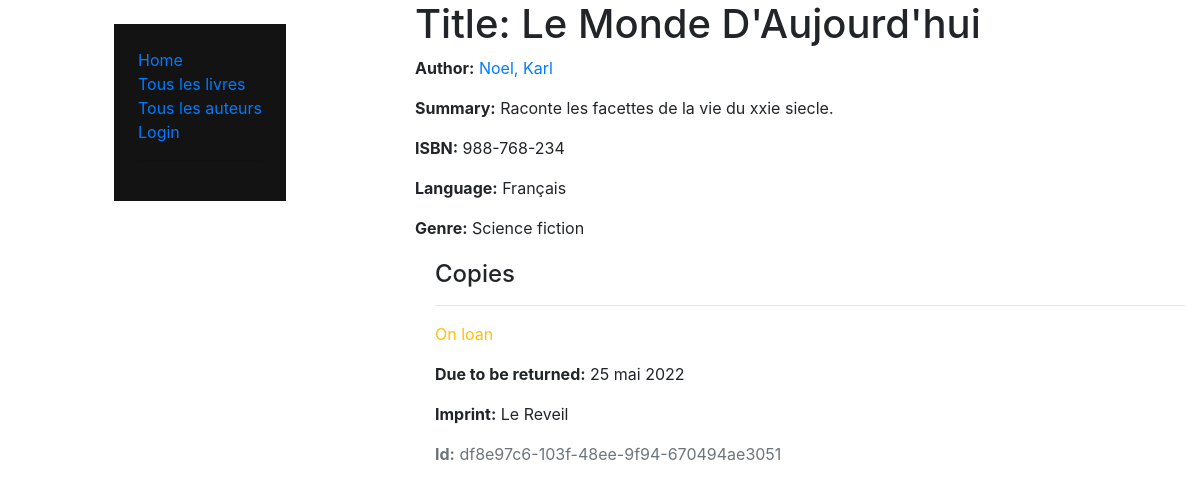
Screenshot of /catalog/books/2/ with the database file from the repository.
### Catalog/models.py (models this page shows, shortened)
class Book(models.Model):
    title = models.CharField(max_length=100)
    author = models.ForeignKey('Author', on_delete=models.CASCADE, null=True)
    summary = models.TextField(max_length=1000, help_text="Entrer une breve description du livre")
    isbn = models.CharField('ISBN', max_length=13, help_text="Saisir le numero ISBN du livre")
    genre = models.ManyToManyField('Genre', help_text="Saisir le genre litteraire du livre")
    language = models.ForeignKey('Language', on_delete=models.SET_NULL, null=True)
    def display_genre(self):
        return ' , '.join(genre.name for genre in self.genre.all()[:3])
    display_genre.short_description = 'Genre'

class Author(models.Model):
    first_name = models.CharField(max_length=150)
    last_name = models.CharField(max_length=150)
    date_of_birth = models.DateField(null=True, blank=True)
    date_of_death = models.DateField('Died', blank=True, null=True)
    class Meta:
        ordering = ['last_name', 'first_name']
    def __str__(self):
        return f'{self.last_name}, {self.first_name}'

class Language(models.Model):
    name = models.CharField(max_length=200, help_text='Saisir La Langue ex: French, English, Spanish etc..')
    def __str__(self):
        return self.name

class Genre(models.Model):
    name = models.CharField(max_length=255, help_text="Saisir les genre litteraire disponible(ex: Science fiction)")
    def __str__(self):
        return self.name

class BookInstance(models.Model):
    borrower = models.ForeignKey(User, on_delete=models.SET_NULL, blank=True, null=True)
    id = models.UUIDField(primary_key=True, default=uuid.uuid4, help_text='Unique ID pour ce livre particulier')
    book = models.ForeignKey('Book', on_delete=models.CASCADE, null=True)
    imprint = models.CharField(max_length=200)
    due_back = models.DateField(null=True, blank=True)
    LOAN_STATUS = (
        ('m', 'Maintenance'),
        ('o', 'On loan'),
        ('a', 'Available'),
        ('r', 'Reserved'),
    )
    status = models.CharField(
        max_length=1,
        choices=LOAN_STATUS,
        blank=True,
        default='m',
        help_text='Livres disponibles'
    )
    class Meta:
        ordering = ['due_back']
        permissions = (('can_mark_returned', 'Set book as returned'),)

### Catalog/views.py (the view)
# urls.py: path('books/<int:pk>/', views.BookDetailView.as_view(), name='book-detail'),
class BookDetailView(DetailView):
    model = Book

### Catalog/templates/catalog/book_detail.html
{% extends "base.html" %}
{% block content %}
  <h1>Title: {{ book.title }}</h1>
  <p><strong>Author:</strong> <a href="{% url 'Catalog:author-detail' book.author.pk %}">{{ book.author }}</a></p>
  <p><strong>Summary:</strong> {{ book.summary }}</p>
  <p><strong>ISBN:</strong> {{ book.isbn }}</p>
  <p><strong>Language:</strong> {{ book.language }}</p>
  <p><strong>Genre:</strong> {{ book.genre.all|join:", " }}</p>
  <div style="margin-left:20px;margin-top:20px">
    <h4>Copies</h4>
    {% for copy in book.bookinstance_set.all %}
      <hr>
      <p class="{% if copy.status == 'a' %}text-success{% elif copy.status == 'm' %}text-danger{% else %}text-warning{% endif %}">
        {{ copy.get_status_display }}
      </p>
      {% if copy.status != 'a' %}
        <p><strong>Due to be returned:</strong> {{ copy.due_back }}</p>
      {% endif %}
      <p><strong>Imprint:</strong> {{ copy.imprint }}</p>
      <p class="text-muted"><strong>Id:</strong> {{ copy.id }}</p>
    {% endfor %}
  </div>
{% endblock %}

### rows the page displays
Book: title "Le Monde D'Aujourd'hui", author "Noel, Karl", summary "Raconte les facettes de la vie du xxie siecle.", isbn "988-768-234", language "Français", genre.all "Science fiction"
BookInstance: status "On loan", due_back "25 mai 2022", imprint "Le Reveil", id "df8e97c6-103f-48ee-9f94-670494ae3051"
